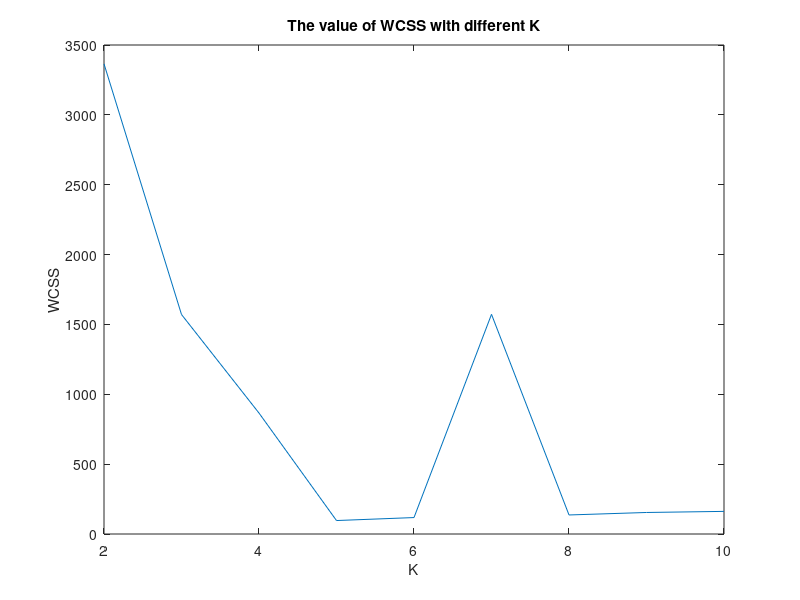
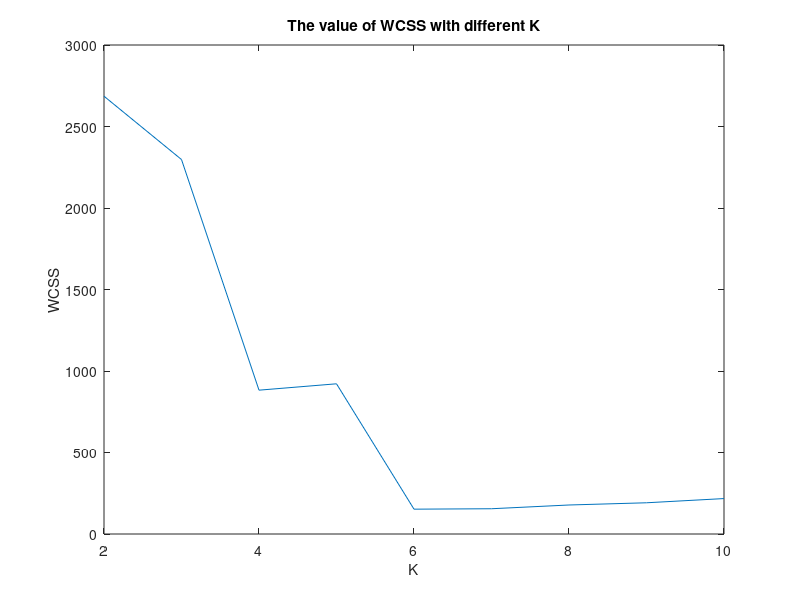
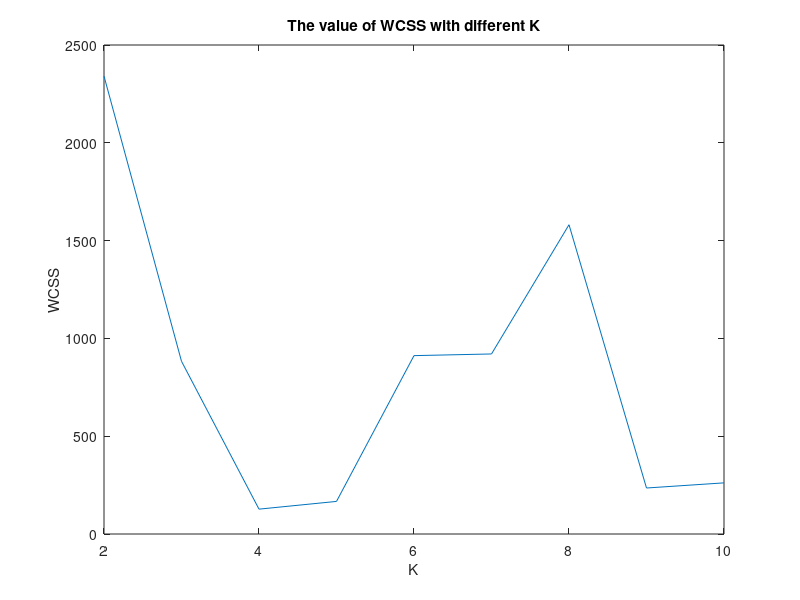
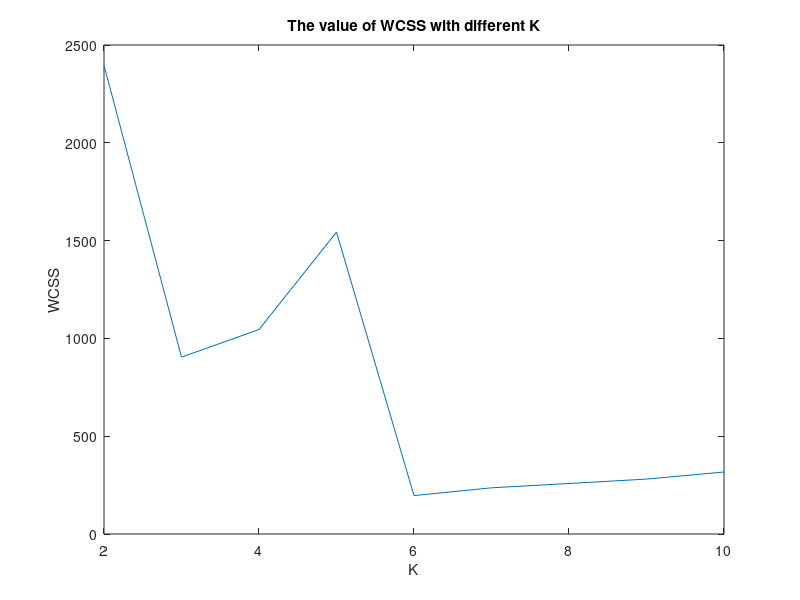

These charts were generated, in order, by the following MATLAB code:
% EC 503 - HW 3 - Fall 2021
% K-Means starter code
% This is for hw3.3

clear, clc, close all;

%% Generate Gaussian data:
% Add code below:
u1 = [2 2];
u2 = [-2 2];
u3 = [0 -3.25];
Sigma1 = 0.02*eye(2);
Sigma2 = 0.05*eye(2);
Sigma3 = 0.07*eye(2);
R1 = mvnrnd(u1, Sigma1, 50);
R2 = mvnrnd(u2, Sigma2, 50);
R3 = mvnrnd(u3, Sigma3, 50);
DATA = cat(1,R1,R2,R3);

%% K-Means implementation
% Add code below
for u = 15:5:30
    for K = 2:1:10 %循环几个cluster
        NeedData=(DATA(randi(length(DATA),1,K),:)).';% data是原始数据，randi(a,1,b)是从data数据库的前a行抽取b行的随机样本，并保存在Need Data数据库中。
        MU_init = NeedData; % all initializations points 2*30 matrix
        labels = ones(length(DATA),1);
        converged = 0;
        iteration = 0;
        convergence_threshold = 0.025;
        for i = 1:9*K:K %循环一个cluster中不同的initial point
            MU_previous = MU_init(:,i:i+K-1);
            MU_current = MU_init(:,i:i+K-1); %分配initial point

            % 分配完initial point后开始实施算法步骤
            while (converged==0)
                iteration = iteration + 1;
                fprintf('Iteration: %d\n',iteration)
                %% CODE - Assignment Step - Assign each data observation to the cluster with the nearest mean:
                % 计算距离
                % 运算结果为150*K的矩阵，数据到这K个点的距离
                DATA_square = repmat(sum(DATA.*DATA,2),1,K);
                MU_previous_square = repmat(sum(MU_previous.*MU_previous,1),length(DATA),1);
                Dist = -2*DATA*MU_previous + DATA_square + MU_previous_square;
                [Dist_min,Data_label] = min(Dist,[],2); % 得到了每一个数据的label
                %% CODE - Mean Updating - Update the cluster means
                % 更新current
                for l = 1:K
                    MU_current(:,K) = mean(Dist(Data_label == K));
                end           
                %% CODE 4 - Check for convergence 
                MU_diff = MU_current - MU_previous;
                MU_diff(isnan(MU_diff) == 1) = 0;
                if (MU_diff < convergence_threshold)
                    converged=1;
                else
                    MU_previous = MU_current;
                end

                %% CODE 5 - Plot clustering results if converged:
                if (converged == 1)
    %               fprintf('\nConverged.\n')
    %               figure
    %               gscatter(DATA(:,2),DATA(:,1),Data_label)
                    %% If converged, get WCSS metric
                    %这个算的是不同的initial point的wcss
                    wcss_cluster = sum(Dist_min) + u*K;
                    if i == 1
                        WCSS_cluster = wcss_cluster;
                    else
                        WCSS_cluster = [WCSS_cluster wcss_cluster]; %这个是一个K下全部的wcss
                    end
                    % 找到一个K下不同的initial point中最小的wcss
                end            
            end 
        end
        wcss_min = min(WCSS_cluster); %在initial point循环完成后找到最小的
        if K == 2
            WCSS_min = wcss_min;
        else
            WCSS_min = [WCSS_min wcss_min];
        end
    end
    figure
    plot(2:1:10,WCSS_min)
    xlabel('K')
    ylabel('WCSS')
    title('The value of WCSS with different K')
    hold on
end
